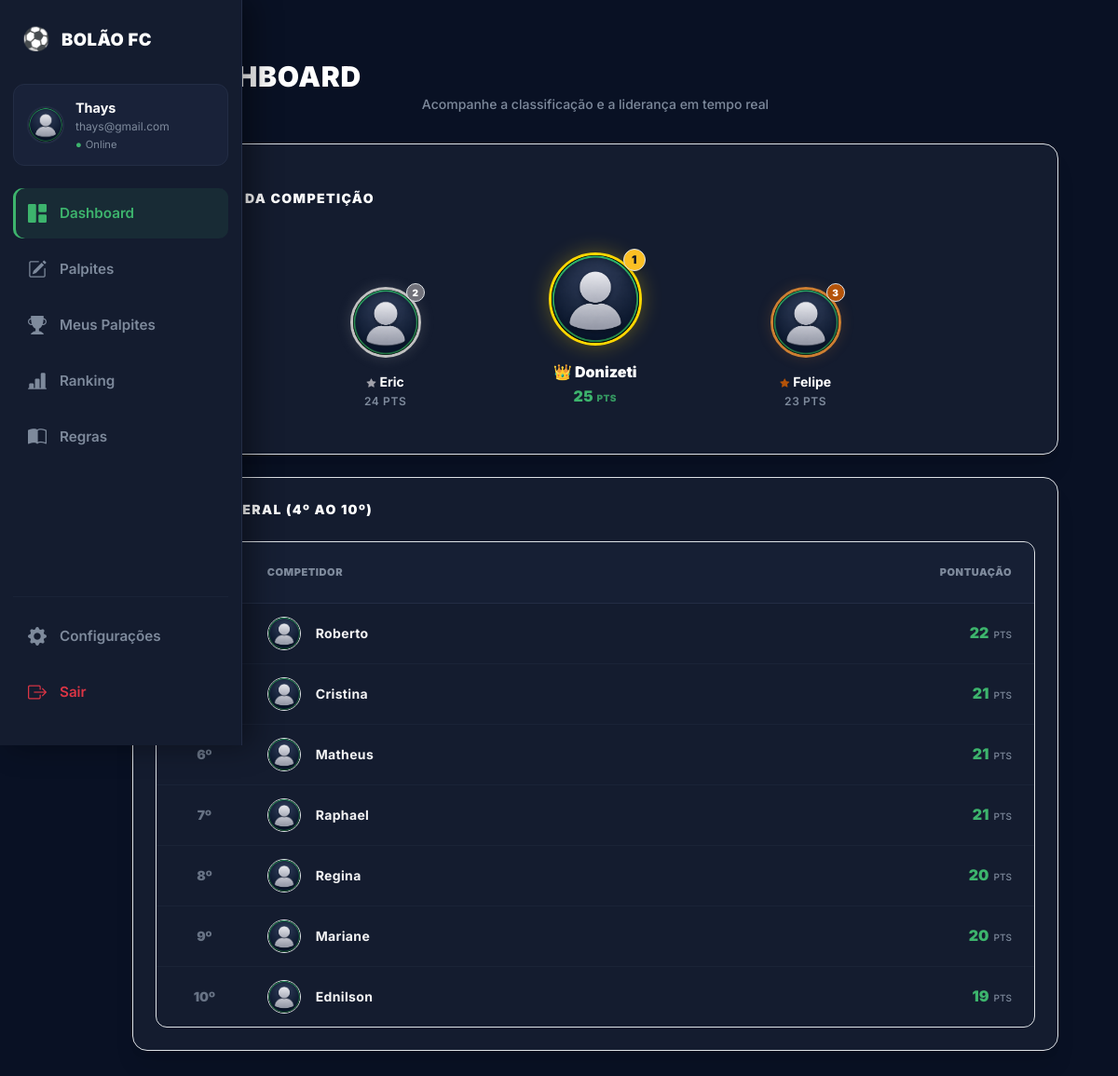
The page /dashboard/ (signed in) on the database its author committed.
### usuarios/models.py (models this page shows, shortened)
class Profile(models.Model):
    user = models.OneToOneField(
        User,
        on_delete=models.CASCADE,
        related_name='profile'
    )
    image = models.ImageField(
        upload_to='profiles/',
        default='profiles/default.png'
    )
    pontuacao_total = models.IntegerField(
        default=0
    )
    criado_em = models.DateTimeField(
        auto_now_add=True
    )

### usuarios/views.py (the view)
# urls.py: path('dashboard/', views.dashboard_view, name='dashboard'),
@login_required(login_url='login')
def dashboard_view(request):
    ranking = list(
        Profile.objects
        .select_related('user')
        .exclude(user__username="rootmaster")
        .exclude(user__is_superuser=True)
        .order_by('-pontuacao_total')
    )
    top1 = ranking[0] if len(ranking) > 0 else None
    top2 = ranking[1] if len(ranking) > 1 else None
    top3 = ranking[2] if len(ranking) > 2 else None
    ranking_geral = ranking[3:10]
    profile, _ = Profile.objects.get_or_create(user=request.user)
    user_rank = None
    for i, p in enumerate(ranking, start=1):
        if p.user_id == request.user.id:
            user_rank = i
            break
    return render(request, 'usuarios/dashboard.html', {
        'ranking': ranking_geral,
        'top1': top1,
        'top2': top2,
        'top3': top3,
        'user_points': profile.pontuacao_total,
        'user_rank': user_rank,
    })

### bolao_project/templates/usuarios/dashboard.html (shortened to what this page needs)
{% extends 'usuarios/base.html' %}
{% load static %}
{% block content %}
<script src="https://cdn.tailwindcss.com"></script>
<div class="min-h-screen pb-12 text-white">
    <div class="max-w-7xl mx-auto px-4 sm:px-6 lg:px-8 pt-6">
        <div class="mb-8 text-center md:text-left">
            <h2 class="text-2xl sm:text-3xl font-black text-white tracking-wide uppercase flex items-center justify-center md:justify-start gap-2">
                <span>🏆</span> DASHBOARD
            </h2>
            <p class="text-[#7e8a9c] text-xs sm:text-sm font-medium mt-0.5">Acompanhe a classificação e a liderança em tempo real</p>
        </div>
        <div class="bg-[#141c2f] border border-[#232d45] rounded-2xl p-5 sm:p-6 shadow-xl mb-6">
            <h5 class="font-black text-white text-xs sm:text-sm tracking-widest uppercase mb-6 text-[#7e8a9c]">LÍDERES DA COMPETIÇÃO</h5>
            <div class="flex items-end justify-center gap-1 sm:gap-4 max-w-2xl mx-auto pt-4">
                <div class="w-1/3 text-center animate-pop flex flex-col items-center">
                    {% with user=top2 %}
                    {% if user %}
                        <div class="relative inline-block mb-3">
                            {% if user.user.profile.image %}
                                <img class="w-16 h-16 sm:w-[76px] sm:h-[76px] rounded-full object-cover border-[3px] border-[#c0c0c0] shadow-[0_0_15px_rgba(192,192,192,0.2)]" src="{{ user.user.profile.image.url }}" alt="2º Lugar">
                            {% else %}
                                <div class="w-16 h-16 sm:w-[76px] sm:h-[76px] rounded-full bg-[#19233c] text-[#7e8a9c] flex items-center justify-center text-xl border-[3px] border-[#c0c0c0] shadow-[0_0_15px_rgba(192,192,192,0.2)]">
                                    <i class="bi bi-person-fill"></i>
                                </div>
                            {% endif %}
                            <span class="absolute -top-1 -right-1 bg-zinc-500 text-white text-[10px] font-black w-5 h-5 rounded-full flex items-center justify-center border border-[#091124]">2</span>
                        </div>
                        <div class="text-xs sm:text-sm font-bold text-white truncate max-w-[90px] sm:max-w-[130px] px-1 mb-0.5">
                            <i class="bi bi-star-fill text-zinc-400 text-[10px] mr-1"></i>{{ user.user.first_name|default:user.user.username }}
                        </div>
                        <div class="text-[#7e8a9c] text-[11px] sm:text-xs font-semibold tracking-wider uppercase">{{ user.pontuacao_total }} pts</div>
                    {% else %}
                        <div class="text-[#7e8a9c]/50 text-[11px] font-bold py-6 uppercase tracking-wider">Aguardando...</div>
                    {% endif %}
                    {% endwith %}
                </div>
                <div class="w-1/3 text-center animate-pop flex flex-col items-center">
                    {% with user=top1 %}
                    {% if user %}
                        <div class="relative inline-block mb-3">
                            {% if user.user.profile.image %}
                                <img class="w-20 h-20 sm:w-[100px] sm:h-[100px] rounded-full object-cover border-[3px] border-[#ffd700] shadow-[0_0_22px_rgba(255,215,0,0.3)]" src="{{ user.user.profile.image.url }}" alt="1º Lugar">
                            {% else %}
                                <div class="w-20 h-20 sm:w-[100px] sm:h-[100px] rounded-full bg-[#19233c] text-[#ffd700] flex items-center justify-center text-2xl border-[3px] border-[#ffd700] shadow-[0_0_22px_rgba(255,215,0,0.3)]">
                                    <i class="bi bi-trophy-fill"></i>
                                </div>
                            {% endif %}
                            <span class="absolute -top-1 -right-1 bg-amber-400 text-[#091124] text-xs font-black w-6 h-6 rounded-full flex items-center justify-center border border-[#091124] shadow-md">1</span>
                        </div>
                        <div class="text-sm sm:text-base font-black text-white truncate max-w-[100px] sm:max-w-[140px] px-1 mb-0.5">
                            <span class="text-amber-400">👑</span> {{ user.user.first_name|default:user.user.username }}
                        </div>
                        <div class="text-[#3db46d] text-sm sm:text-base font-black tracking-wide">{{ user.pontuacao_total }} <span class="text-[10px] font-black opacity-80">PTS</span></div>
                    {% else %}
                        <div class="text-[#7e8a9c]/50 text-[11px] font-bold py-6 uppercase tracking-wider">Aguardando...</div>
                    {% endif %}
                    {% endwith %}
                </div>
                <div class="w-1/3 text-center animate-pop flex flex-col items-center">
                    {% with user=top3 %}
                    {% if user %}
                        <div class="relative inline-block mb-3">
                            {% if user.user.profile.image %}
                                <img class="w-16 h-16 sm:w-[76px] sm:h-[76px] rounded-full object-cover border-[3px] border-[#cd7f32] shadow-[0_0_15px_rgba(205,127,50,0.2)]" src="{{ user.user.profile.image.url }}" alt="3º Lugar">
                            {% else %}
                                <div class="w-16 h-16 sm:w-[76px] sm:h-[76px] rounded-full bg-[#19233c] text-[#7e8a9c] flex items-center justify-center text-xl border-[3px] border-[#cd7f32] shadow-[0_0_15px_rgba(205,127,50,0.2)]">
                                    <i class="bi bi-person-fill"></i>
                                </div>
                            {% endif %}
                            <span class="absolute -top-1 -right-1 bg-amber-700 text-white text-[10px] font-black w-5 h-5 rounded-full flex items-center justify-center border border-[#091124]">3</span>
                        </div>
                        <div class="text-xs sm:text-sm font-bold text-white truncate max-w-[90px] sm:max-w-[130px] px-1 mb-0.5">
                            <i class="bi bi-star-fill text-amber-700 text-[10px] mr-1"></i>{{ user.user.first_name|default:user.user.username }}
                        </div>
                        <div class="text-[#7e8a9c] text-[11px] sm:text-xs font-semibold tracking-wider uppercase">{{ user.pontuacao_total }} pts</div>
                    {% else %}
                        <div class="text-[#7e8a9c]/50 text-[11px] font-bold py-6 uppercase tracking-wider">Aguardando...</div>
                    {% endif %}
                    {% endwith %}
                </div>
            </div>
        </div>
        <div class="bg-[#141c2f] border border-[#232d45] rounded-2xl p-4 sm:p-6 shadow-xl">
            <h5 class="font-black text-white text-xs sm:text-sm tracking-widest uppercase mb-4 text-[#7e8a9c]">RANKING GERAL (4º AO 10º)</h5>
            <div class="overflow-x-auto rounded-xl border border-[#232d45]/60">
                <table class="w-full text-left border-collapse align-middle">
                    <thead>
                        <tr class="bg-[#19233c]/40 border-b border-[#232d45]">
                            <th class="py-4 px-4 text-[11px] font-black uppercase tracking-wider text-[#7e8a9c] w-24 text-center">Posição</th>
                            <th class="py-4 px-3 text-[11px] font-black uppercase tracking-wider text-[#7e8a9c]">Competidor</th>
                            <th class="py-4 px-4 text-[11px] font-black uppercase tracking-wider text-[#7e8a9c] w-36 text-end">Pontuação</th>
                        </tr>
                    </thead>
                    <tbody class="divide-y divide-[#232d45]/40">
                    {% for p in ranking %}
                        {% if forloop.counter|add:3 <= 10 %}
                        <tr class="transition-colors hover:bg-[#19233c]/30
                            ">
                            <td class="py-3.5 px-4 font-black text-center text-xs sm:text-sm">
                                <span class="text-[#7e8a9c] opacity-80">
                                    {{ forloop.counter|add:3 }}º
                                </span>
                            </td>
                            <td class="py-3.5 px-3">
                                <div class="flex items-center gap-3">
                                    {% if p.user.profile.image %}
                                        <img src="{{ p.user.profile.image.url }}" class="w-9 h-9 rounded-full object-cover border border-[#232d45] flex-shrink-0">
                                    {% else %}
                                        <div class="w-9 h-9 rounded-full bg-[#19233c] border border-[#232d45] text-[#7e8a9c] flex items-center justify-center text-sm flex-shrink-0">
                                            <i class="bi bi-person-fill"></i>
                                        </div>
                                    {% endif %}
                                    <div class="flex items-center gap-2 min-w-0">
                                        <span class="text-xs sm:text-sm font-bold tracking-wide truncate max-w-[120px] sm:max-w-[200px] {% if p.user == request.user %}text-white{% else %}text-zinc-100{% endif %}">
                                            {{ p.user.first_name|default:p.user.username }}
                                        </span>
                                    </div>
                                </div>
                            </td>
                            <td class="py-3.5 px-4 text-end font-black text-sm sm:text-base text-[#3db46d]">
                                {{ p.pontuacao_total }} <span class="text-[#7e8a9c] font-medium text-[10px] uppercase ml-0.5">pts</span>
                            </td>
                        </tr>
                        {% endif %}
                    {% endfor %}
                    </tbody>
                </table>
            </div>
        </div>
    </div>
</div>
{% endblock %}

### bolao_project/templates/usuarios/base.html (shortened to what this page needs)
{% load static %}
<!DOCTYPE html>
<html lang="pt-br">
<head>
    <link href="https://cdn.jsdelivr.net/npm/bootstrap@5.3.3/dist/css/bootstrap.min.css" rel="stylesheet">
    <link rel="stylesheet" href="https://cdn.jsdelivr.net/npm/bootstrap-icons@1.11.3/font/bootstrap-icons.css">
</head>
<body>
<div class="wrapper">
    <aside class="sidebar">
        <div class="sidebar-brand">
            <span class="fs-4">⚽</span>
            <h4 class="text-white">BOLÃO FC</h4>
        </div>
        <div class="user-box">
            <img
                src="{{ request.user.profile.image.url }}"
                class="avatar"
                alt="Avatar"
                onerror="this.src='/media/profiles/default.png';"
            >
            <div class="user-info-text text-truncate">
                <div class="fw-bold text-white text-truncate" style="font-size: 0.9rem;">
                    {{ request.user.first_name|default:request.user.username }}
                </div>
                <small class="d-block text-truncate" style="color: var(--texto-secundario); font-size: 0.75rem;">
                    {{ request.user.email|default:"Sem email" }}
                </small>
                <div class="d-flex align-items-center gap-1 mt-0.5" style="font-size: 0.7rem;">
                    <span style="color: var(--verde-chute);">●</span>
                    <span style="color: var(--texto-secundario)">Online</span>
                </div>
            </div>
        </div>
            <nav class="d-flex flex-column flex-grow-1">
                <a class="menu-link {% if request.resolver_match.url_name == 'dashboard' %}active{% endif %}" href="{% url 'dashboard' %}">
                    <i class="bi bi-grid-1x2-fill"></i><span class="menu-text">Dashboard</span>
                </a>
                <a class="menu-link {% if request.resolver_match.url_name == 'fazer_palpites' %}active{% endif %}" href="{% url 'fazer_palpites' %}">
                    <i class="bi bi-pencil-square"></i><span class="menu-text">Palpites</span>
                </a>
                <a class="menu-link {% if request.resolver_match.url_name == 'meus_palpites' %}active{% endif %}" href="{% url 'meus_palpites' %}">
                    <i class="bi bi-trophy-fill"></i><span class="menu-text">Meus Palpites</span>
                </a>
                <a class="menu-link {% if request.resolver_match.url_name == 'ranking' %}active{% endif %}" href="{% url 'ranking' %}">
                    <i class="bi bi-bar-chart-line-fill"></i><span class="menu-text">Ranking</span>
                </a>
                <a class="menu-link {% if request.resolver_match.url_name == 'regras_bolao' %}active{% endif %}" href="{% url 'regras_bolao' %}">
                    <i class="bi bi-book-half"></i><span class="menu-text">Regras</span>
                </a>
                <div class="mt-auto">
                    <hr style="border-color: var(--input-border); margin: 15px 0; opacity: 0.4;">
                    <a class="menu-link" href="#" data-bs-toggle="modal" data-bs-target="#settingsModal">
                        <i class="bi bi-gear-fill"></i><span class="menu-text">Configurações</span>
                    </a>
                    <a class="menu-link text-danger" href="{% url 'logout' %}">
                        <i class="bi bi-box-arrow-right"></i><span class="menu-text">Sair</span>
                    </a>
                </div>
            </nav>
        </div>
    <main class="main-content">
        {% block content %}{% endblock %}
    </main>
</body>
</html>

### rows shown on the page
Profile: user.profile.image (placeholder picture), user.first_name "Eric", pontuacao_total "24"
Profile: user.profile.image (placeholder picture), user.first_name "Donizeti", pontuacao_total "25"
Profile: user.profile.image (placeholder picture), user.first_name "Felipe", pontuacao_total "23"
Profile: user.profile.image (placeholder picture), user.first_name "Roberto", pontuacao_total "22"
Profile: user.profile.image (placeholder picture), user.first_name "Cristina", pontuacao_total "21"
Profile: user.profile.image (placeholder picture), user.first_name "Matheus", pontuacao_total "21"
Profile: user.profile.image (placeholder picture), user.first_name "Raphael", pontuacao_total "21"
Profile: user.profile.image (placeholder picture), user.first_name "Regina", pontuacao_total "20"
Profile: user.profile.image (placeholder picture), user.first_name "Mariane", pontuacao_total "20"
Profile: user.profile.image (placeholder picture), user.first_name "Ednilson", pontuacao_total "19"

### other values the page prints
{{ request.user.first_name|default:request.user.username }} "Thays"
{{ request.user.email|default:"Sem email" }} "thays@gmail.com"
